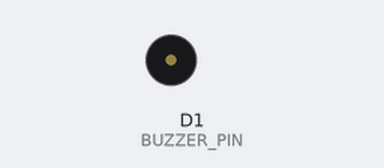
The sketch below on a simulated ESP8266 (NodeMCU). On the bench: buzzer (waves = sounding, pin HIGH).

Above: at 1.1 s.
At 3.3 s:
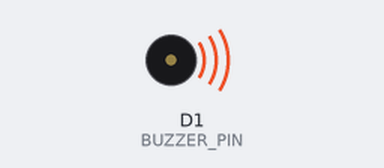
Timing chart, 0 to 3.7 s (numbered marks = the images above):
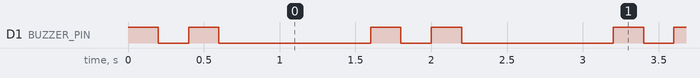

The sketch:

NodeMCU-Piezobuzzer.ino
```cpp
#define BUZZER_PIN D1  // GPIO5

void setup() {
  pinMode(BUZZER_PIN, OUTPUT);
}

void loop() {
  // First beep
  digitalWrite(BUZZER_PIN, HIGH);  // Beep ON
  delay(200);                      // Duration of beep
  digitalWrite(BUZZER_PIN, LOW);   // Beep OFF
  delay(200);                      // Pause between beeps

  // Second beep
  digitalWrite(BUZZER_PIN, HIGH);
  delay(200);
  digitalWrite(BUZZER_PIN, LOW);

  // Wait before next "beep-beep" cycle
  delay(1000);  // Delay between "beep beep" groups
}
```

Measured:
- by itself, D1 (BUZZER_PIN): repeats every 1.6 s: LOW 0.20 s, HIGH 0.20 s, LOW 1.0 s, HIGH 0.20 s
- by itself, everything shown: repeats every 1.6 s, in 4 steps
